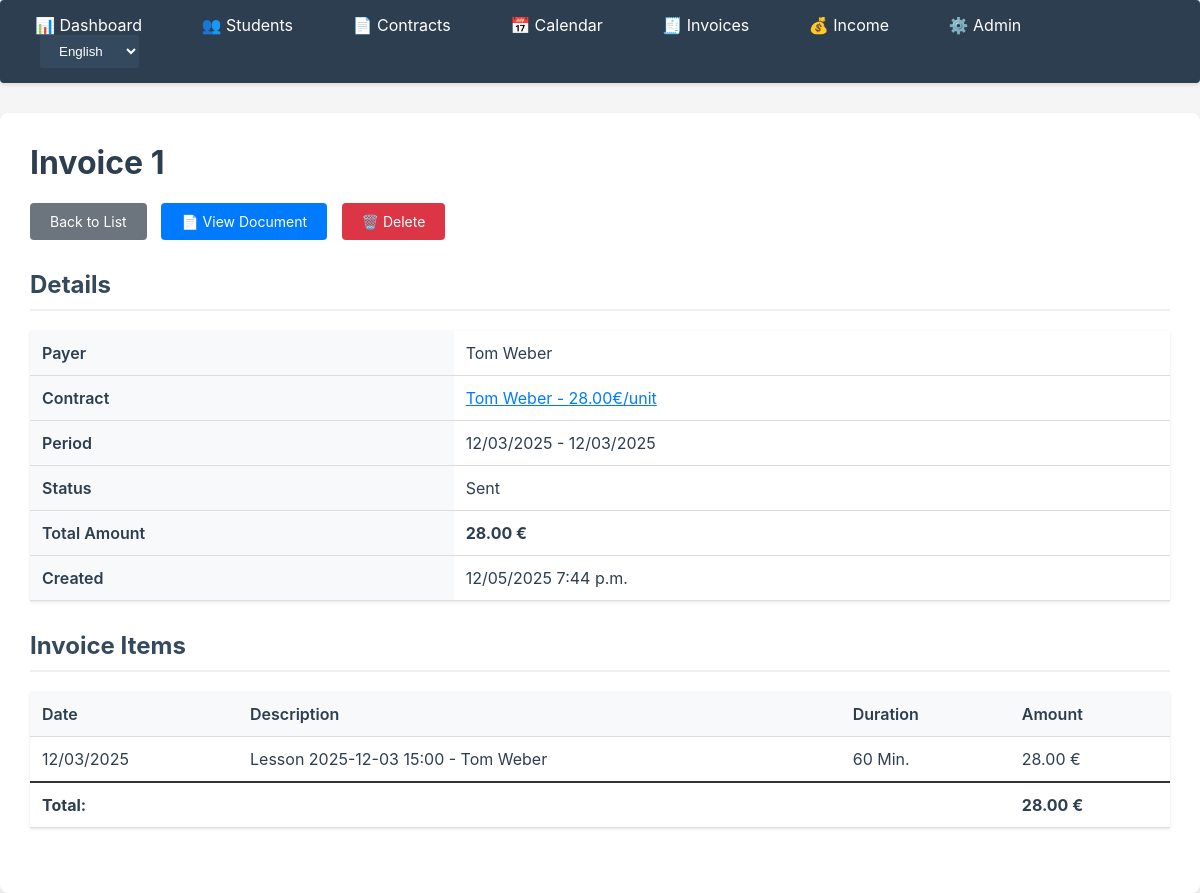
/billing/1/, run on the app's committed database.
### apps/billing/models.py (models this page shows, shortened)
class Invoice(models.Model):
    STATUS_CHOICES = [
        ('draft', _('Draft')),
        ('sent', _('Sent')),
        ('paid', _('Paid')),
    ]
    payer_name = models.CharField(
        max_length=200,
        help_text=_("Name of the payer")
    )
    payer_address = models.TextField(
        blank=True,
        help_text=_("Address of the payer")
    )
    contract = models.ForeignKey(
        Contract,
        on_delete=models.SET_NULL,
        null=True,
        blank=True,
        related_name='invoices',
        help_text=_("Associated contract (optional)")
    )
    period_start = models.DateField(help_text=_("Billing period start"))
    period_end = models.DateField(help_text=_("Billing period end"))
    status = models.CharField(
        max_length=20,
        choices=STATUS_CHOICES,
        default='draft',
        help_text=_("Invoice status")
    )
    total_amount = models.DecimalField(
        max_digits=10,
        decimal_places=2,
        default=Decimal('0.00'),
        validators=[MinValueValidator(Decimal('0.00'))],
        help_text=_("Total invoice amount")
    )
    document = models.FileField(
        upload_to='invoices/',
        null=True,
        blank=True,
        help_text=_("Generated invoice document (HTML/PDF)")
    )
    created_at = models.DateTimeField(auto_now_add=True)
    updated_at = models.DateTimeField(auto_now=True)
    class Meta:
        ordering = ['-created_at']
        verbose_name = _('Invoice')
        verbose_name_plural = _('Invoices')
        indexes = [
            models.Index(fields=['status']),
            models.Index(fields=['period_start', 'period_end']),
        ]

class InvoiceItem(models.Model):
    invoice = models.ForeignKey(
        Invoice,
        on_delete=models.CASCADE,
        related_name='items',
        help_text=_("Associated invoice")
    )
    lesson = models.ForeignKey(
        Lesson,
        on_delete=models.SET_NULL,
        null=True,
        blank=True,
        related_name='invoice_items',
        help_text=_("Associated lesson (may be deleted later)")
    )
    description = models.CharField(
        max_length=500,
        help_text=_("Item description")
    )
    date = models.DateField(help_text=_("Lesson date (copy)"))
    duration_minutes = models.PositiveIntegerField(
        help_text=_("Duration in minutes (copy)")
    )
    amount = models.DecimalField(
        max_digits=10,
        decimal_places=2,
        validators=[MinValueValidator(Decimal('0.00'))],
        help_text=_("Amount for this item")
    )
    created_at = models.DateTimeField(auto_now_add=True)
    class Meta:
        ordering = ['date', 'description']
        verbose_name = _('Invoice Item')
        verbose_name_plural = _('Invoice Items')

### apps/contracts/models.py (models this page shows)
class Contract(models.Model):
    student = models.ForeignKey(
        Student,
        on_delete=models.CASCADE,
        related_name='contracts',
        help_text=_("Student for whom the contract applies")
    )
    institute = models.CharField(
        max_length=200,
        blank=True,
        null=True,
        help_text=_("Institute name (if applicable)")
    )
    hourly_rate = models.DecimalField(
        max_digits=10,
        decimal_places=2,
        validators=[MinValueValidator(Decimal('0.01'))],
        help_text=_("Rate per unit in EUR")
    )
    unit_duration_minutes = models.PositiveIntegerField(
        default=60,
        help_text=_("Duration of one unit in minutes")
    )
    start_date = models.DateField(help_text=_("Contract start date"))
    end_date = models.DateField(
        null=True,
        blank=True,
        help_text=_("Contract end date (optional, empty = unlimited)")
    )
    is_active = models.BooleanField(
        default=True,
        help_text=_("Is the contract active?")
    )
    notes = models.TextField(
        blank=True,
        null=True,
        help_text=_("Additional notes about the contract")
    )
    created_at = models.DateTimeField(auto_now_add=True)
    updated_at = models.DateTimeField(auto_now=True)
    class Meta:
        ordering = ['-start_date', 'student']
        verbose_name = _('Contract')
        verbose_name_plural = _('Contracts')
    def __str__(self):
        from django.utils.translation import gettext as _
        institute_str = f" ({self.institute})" if self.institute else ""
        return f"{self.student} - {self.hourly_rate}€/{_('unit')}{institute_str}"

### apps/students/models.py (models this page shows, shortened)
class Student(models.Model):
    first_name = models.CharField(max_length=100)
    last_name = models.CharField(max_length=100)
    email = models.EmailField(blank=True, null=True)
    phone = models.CharField(max_length=20, blank=True, null=True)
    school = models.CharField(
        max_length=200,
        blank=True,
        null=True,
        help_text=_("School name")
    )
    grade = models.CharField(
        max_length=50,
        blank=True,
        null=True,
        help_text=_("Grade/Level (e.g., '10th grade', 'Q1')")
    )
    subjects = models.CharField(
        max_length=500,
        blank=True,
        null=True,
        help_text=_("Subjects (comma-separated, e.g., 'Math, German, English')")
    )
    notes = models.TextField(
        blank=True,
        null=True,
        help_text=_("Additional notes about the student")
    )
    created_at = models.DateTimeField(auto_now_add=True)
    updated_at = models.DateTimeField(auto_now=True)
    class Meta:
        ordering = ['last_name', 'first_name']
        verbose_name = _('Student')
        verbose_name_plural = _('Students')
    def __str__(self):
        return f"{self.first_name} {self.last_name}"

### apps/billing/views.py (the view)
# urls.py: path('<int:pk>/', views.InvoiceDetailView.as_view(), name='invoice_detail'),
class InvoiceDetailView(DetailView):
    model = Invoice
    template_name = 'billing/invoice_detail.html'
    context_object_name = 'invoice'

### apps/core/templatetags/currency.py (called while the page is built, shortened)
@register.filter(name='euro')
def euro(value):
    if value is None:
        lang = get_language()
        if lang == 'de':
            return "0,00 €"
        else:
            return "0.00 €"
    lang = get_language()
    formatted = f"{value:.2f}"
    parts = formatted.split('.')
    integer_part = parts[0]
    decimal_part = parts[1] if len(parts) > 1 else '00'
    if len(integer_part) > 3:
        integer_part = f"{int(integer_part):,}"
    if lang == 'de':
        integer_part = integer_part.replace(',', '.')
        formatted = f"{integer_part},{decimal_part}"
    else:
        formatted = f"{integer_part}.{decimal_part}"
    return f"{formatted} €"

### apps/billing/templates/billing/invoice_detail.html (shortened to what this page needs)
{% extends 'core/base.html' %}
{% load i18n %}
{% load currency %}
{% block content %}
<h1>{% blocktrans with id=invoice.id %}Invoice {{ id }}{% endblocktrans %}</h1>
<div class="btn-group">
    <a href="{% url 'billing:invoice_list' %}" class="btn btn-secondary">{% trans "Back to List" %}</a>
    {% if not invoice.document %}
    <a href="{% url 'billing:invoice_generate_document' invoice.pk %}" class="btn">📄 {% trans "Generate Document" %}</a>
    {% else %}
    <a href="{% url 'billing:invoice_document' invoice.pk %}" class="btn" target="_blank">📄 {% trans "View Document" %}</a>
    {% endif %}
    <a href="{% url 'billing:invoice_delete' invoice.pk %}" class="btn btn-danger">🗑️ {% trans "Delete" %}</a>
</div>
<h2>{% trans "Details" %}</h2>
<table>
    <tr><th>{% trans "Payer" %}</th><td>{{ invoice.payer_name }}</td></tr>
    {% if invoice.contract %}<tr><th>{% trans "Contract" %}</th><td><a href="{% url 'contracts:detail' invoice.contract.pk %}">{{ invoice.contract }}</a></td></tr>{% endif %}
    <tr><th>{% trans "Period" %}</th><td>{{ invoice.period_start|date:"SHORT_DATE_FORMAT" }} - {{ invoice.period_end|date:"SHORT_DATE_FORMAT" }}</td></tr>
    <tr><th>{% trans "Status" %}</th><td>{{ invoice.get_status_display }}</td></tr>
    <tr><th>{% trans "Total Amount" %}</th><td><strong>{{ invoice.total_amount|euro }}</strong></td></tr>
    <tr><th>{% trans "Created" %}</th><td>{{ invoice.created_at|date:"SHORT_DATETIME_FORMAT" }}</td></tr>
</table>
<h2>{% trans "Invoice Items" %}</h2>
{% if invoice.items.all %}
<table>
    <thead>
        <tr>
            <th>{% trans "Date" %}</th>
            <th>{% trans "Description" %}</th>
            <th>{% trans "Duration" %}</th>
            <th>{% trans "Amount" %}</th>
        </tr>
    </thead>
    <tbody>
        {% for item in invoice.items.all %}
        <tr>
            <td>{{ item.date|date:"SHORT_DATE_FORMAT" }}</td>
            <td>{{ item.description }}</td>
            <td>{% blocktrans with minutes=item.duration_minutes %}{{ minutes }} Min.{% endblocktrans %}</td>
            <td>{{ item.amount|euro }}</td>
        </tr>
        {% endfor %}
        <tr style="font-weight: bold; border-top: 2px solid #333;">
            <td colspan="3">{% trans "Total:" %}</td>
            <td>{{ invoice.total_amount|euro }}</td>
        </tr>
    </tbody>
</table>
{% else %}
<div class="empty-state">
    <p>{% trans "No invoice items available." %}</p>
</div>
{% endif %}
{% endblock %}

### apps/core/templates/core/base.html (style rules this page uses)
body { font-family: -apple-system, BlinkMacSystemFont, 'Segoe UI', Arial, sans-serif; margin: 0; padding: 0; background: #f5f5f5; color: #2c3e50; }
table { width: 100%; border-collapse: collapse; margin-top: 20px; box-shadow: 0 1px 3px rgba(0,0,0,0.1); }
th, td { padding: 12px; text-align: left; border-bottom: 1px solid #ddd; color: #2c3e50; }
th { background: #f8f9fa; font-weight: 600; color: #2c3e50; }
.btn { display: inline-block; padding: 10px 20px; background: #007bff; color: white; text-decoration: none; border-radius: 4px; border: none; cursor: pointer; font-size: 14px; transition: background 0.2s; }
.btn-secondary { background: #6c757d; color: white; }
.btn-danger { background: #dc3545; color: white; }
.btn-group { margin-top: 20px; }
.btn-group .btn { margin-right: 10px; }
h1 { color: #2c3e50; margin-top: 0; }
h2 { color: #34495e; margin-top: 30px; border-bottom: 2px solid #ecf0f1; padding-bottom: 10px; }
a { color: #007bff; }

### data on the page
Invoice: payer_name "Tom Weber", contract "Tom Weber - 28.00€/unit", period_start "12/03/2025", period_end "12/03/2025", status "Sent", total_amount|euro "28.00 €", created_at "12/05/2025 7:44 p.m."
InvoiceItem: date "12/03/2025", description "Lesson 2025-12-03 15:00 - Tom Weber", amount|euro "28.00 €"

### other printed values
form field language "English"
